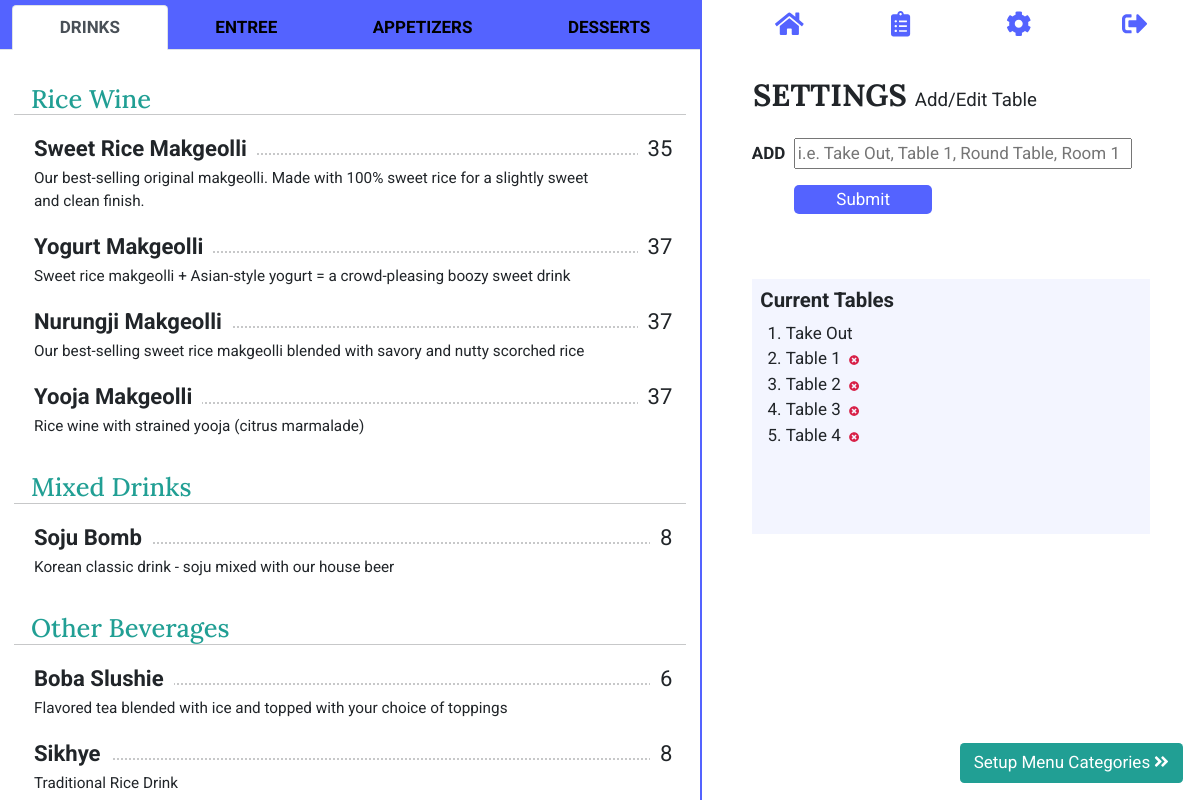
The app's page /add-table (signed in), older data.
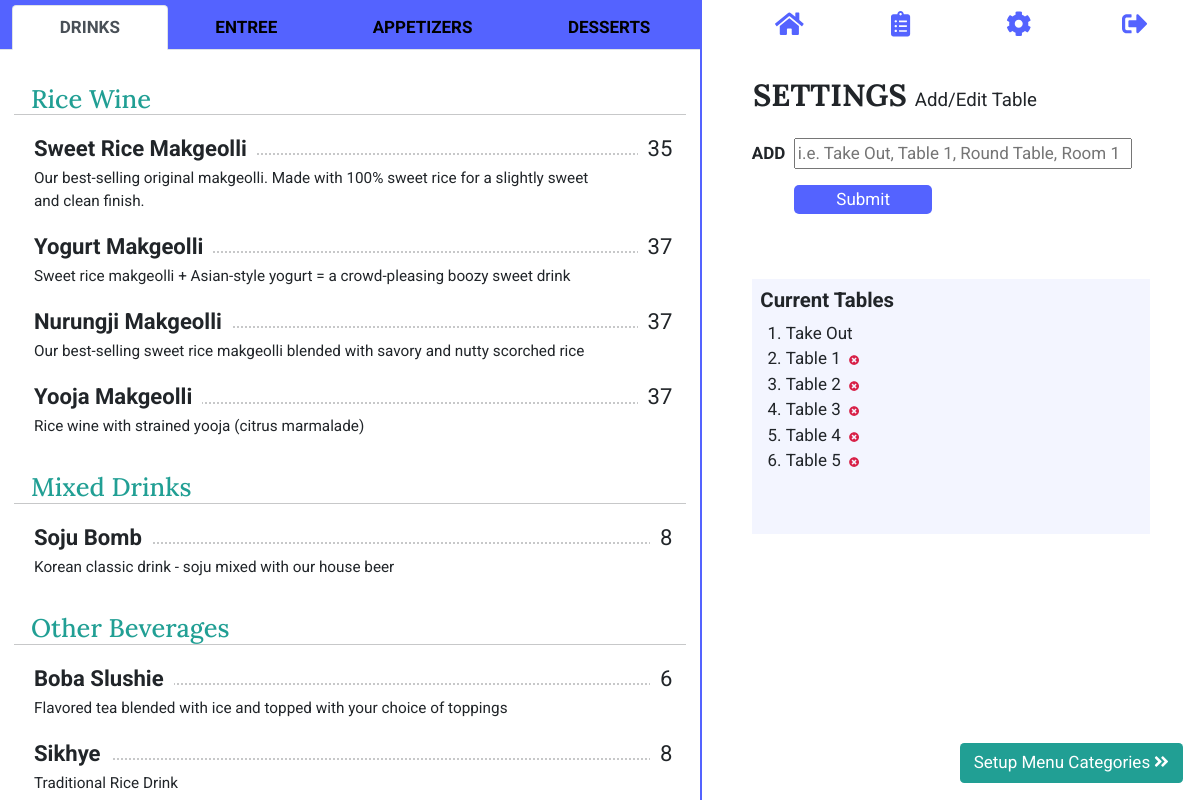
The same page, newer data.
### tables.py (models this page shows)
class Category(db.Model):
    __tablename__ = "category"
    id = db.Column(db.Integer, primary_key=True)
    name = db.Column(db.String(30), nullable=False)
    items = relationship("MenuItem", back_populates="category")
    sections = relationship("Section", back_populates="category")
    status = db.Column(db.String(50), nullable=False)

class Section(db.Model):
    __tablename__ = "section"
    id = db.Column(db.Integer, primary_key=True)
    name = db.Column(db.String(50), nullable=False)
    items = relationship("MenuItem", back_populates="section")
    category_id = db.Column(db.Integer, db.ForeignKey("category.id"))
    category = relationship("Category", back_populates="sections")
    status = db.Column(db.String(50), nullable=False)

class MenuItem(db.Model):
    __tablename__ = "item"
    id = db.Column(db.Integer, primary_key=True)
    name = db.Column(db.String(30), nullable=False, unique=True)
    price = db.Column(db.Integer, nullable=False)
    description = db.Column(db.String(120), nullable=True)
    mods = relationship("ItemMod", back_populates="item")
    category_id = db.Column(db.Integer, db.ForeignKey("category.id"))
    category = relationship("Category", back_populates="items")
    section_id = db.Column(db.Integer, db.ForeignKey("section.id"))
    section = relationship("Section", back_populates="items")
    order_items = relationship("OrderItem", back_populates="item")
    status = db.Column(db.String(50), nullable=False)

class Table(db.Model):
    __tablename__ = "table"
    id = db.Column(db.Integer, primary_key=True)
    name = db.Column(db.String(50), nullable=False, unique=True)
    orders = relationship("Order", back_populates="table")
    status = db.Column(db.String(50), nullable=False)

### main.py (the view, shortened to what this page needs)
@app.route('/add-table', methods=['GET', 'POST'])
@admin_only
def add_table():
    menu, categories, sections = menu_create()
    tables = db.session.query(Table).all()
    form = AddBasicForm()
    return render_template('add-role-table.html', form=form, menu=menu, categories=categories, sections=sections,
                           tables=tables)

### forms.py
class AddBasicForm(FlaskForm):
    field = StringField('Field', validators=[DataRequired()])
    submit = SubmitField('Submit')

### main.py (called while the page is built)
def menu_create():
    menu = MenuItem.query.filter(MenuItem.status == "active").all()
    categories = Category.query.filter(Category.status == "active").all()
    sections = Section.query.filter(Section.status == "active").all()
    return menu, categories, sections

def admin_only(function):
    @wraps(function)
    def decorated_function(*args, **kwargs):
        if not current_user.is_authenticated or current_user.id != 1:
            return abort(403)
        return function(*args, **kwargs)
    return decorated_function

@login_manager.user_loader
def load_user(user_id):
    return User.query.get(int(user_id))

### templates/add-role-table.html (shortened to what this page needs)
{% block content %}
{% include "header.html" %}
<div class="container">
    <div class="row main-row">
        <div class="col-md-7 left-side">
            {% include "menu.html" %}
        </div>
        <div class="col-md-5 right-side">
            {% include "navbar.html" %}
            <h1 class="right-heading">
                SETTINGS
                <span class="right-subheading">
                    {% if url_for(request.endpoint)== '/add-role': %}
                    Add/Edit Role
                    {% else: %}
                    Add/Edit Table
                    {% endif %}
                </span>
            </h1>
            <div class="role-table-form">
                {% if url_for(request.endpoint)=='/add-role': %}
                <form action="{{ url_for('add_role') }}" method="POST" novalidate>
                    {% else: %}
                    <form action="{{ url_for('add_table') }}" method="POST" novalidate>
                        {% endif %}
                        <table>
                            <tr>
                                <td class="form-label"> ADD</td>
                                <td class="form-field">
                                    {% if url_for(request.endpoint)== '/add-role': %}
                                    {{ form.field(size=35, placeholder='i.e. Owner, Manager, Server, Kitchen Staff') }}
                                    {% else: %}
                                    {{ form.field(size=35, placeholder='i.e. Take Out, Table 1, Round Table, Room 1
                                    Table') }}
                                    {% endif %}
                                </td>
                            </tr>
                            <tr>
                                <td></td>
                                <td>
                                    {{ form.submit }}
                                </td>
                            </tr>
                            <tr>
                                <td></td>
                                <td>
                                </td>
                            </tr>
                        </table>
                    </form>
            </div>
            {% if url_for(request.endpoint)== '/add-role': %}
            <div class="current-data">
                <h3>
                    Current Roles
                </h3>
                <ol class="current-data-list">
                    {% for x in roles %}
                    <li>
                        {{x.name}}
                        <a class="menu-buttons remove-button" href="{{url_for('delete_role', role_id=x.id)}}">
                            <i class="fas fa-times-circle"></i>
                        </a>
                    </li>
                    {% endfor %}
                </ol>
            </div>
            <a class="btn next-btn" href="{{ url_for('add_user') }}" type="button">
                Add Users
                <i class="fas fa-angle-double-right"></i>
            </a>
            {% else: %}
            <div class="current-data">
                <h3>
                    Current Tables
                </h3>
                <ol class="current-data-list">
                    {% for x in tables: %}
                    {% if x.status != "inactive": %}
                    <li>
                        {{x.name}}
                        {% if x.name != "Take Out": %}
                        <a class="menu-buttons remove-button" href="{{url_for('remove_table', table_id=x.id)}}">
                            <i class="fas fa-times-circle"></i>
                        </a>
                        {% endif %}
                    </li>
                    {% endif %}
                    {% endfor %}
                </ol>
            </div>
            <a class="btn next-btn" href="{{ url_for('add_category') }}" type="button">
                Setup Menu Categories
                <i class="fas fa-angle-double-right"></i>
            </a>
            {% endif %}
        </div>
    </div>
</div>
{% endblock %}

### templates/menu.html (shortened to what this page needs)
<div class="menu-box">
  <ul class="menu-tabs nav nav-tabs nav-fill" role="tablist">
    {% for category in categories: %}
    {% if loop.first %}
    <li class="nav-item" role="presentation">
      <button aria-controls="{{ category.name }}" aria-selected="true" class="nav-link active" data-bs-target="#{{ category.name }}" data-bs-toggle="tab" id="{{ category.name }}-tab" role="tab" type="button">
        {{ category.name }}
      </button>
    </li>
    {% else: %}
    <li class="nav-item" role="presentation">
      <button aria-controls="{{ category.name }}" aria-selected="false" class="nav-link" data-bs-target="#{{ category.name }}" data-bs-toggle="tab" id="{{ category.name }}-tab" role="tab" type="button">
        {{ category.name }}
      </button>
    </li>
    {% endif %}
    {% endfor %}
  </ul>
  <div class="menu-content tab-content" id="nav-tabContent">
    {% for category in categories: %}
    <div aria-labelledby="{{ category.name }}-tab" class="tab-pane fade show {% if loop.first %}active{% endif %}" id="{{ category.name }}" role="tabpanel">
      {% for section in sections: %}
      {% if section.category.id == category.id: %}
      <h1 class="menu-section-header">
        {{ section.name }}
      </h1>
      <hr />
      {% endif %}
      {% for item in menu: %}
      {% if item.category.name == category.name and item.section.name == section.name: %}
      <div class="item">
        <span class="item-name">
          {{ item.name }}
        </span>
        <span class="menu-price">
          {{ item.price }}
        </span>
        <hr class="dots" />
        <p class="menu-description">
          {{ item.description }}
        </p>
      </div>
      {% endif %}
      {% endfor %}
      {% endfor %}
    </div>
    {% endfor %}
  </div>
</div>

Row changes from the older to the newer data that the page shows:
added Table: name "Table 5"
